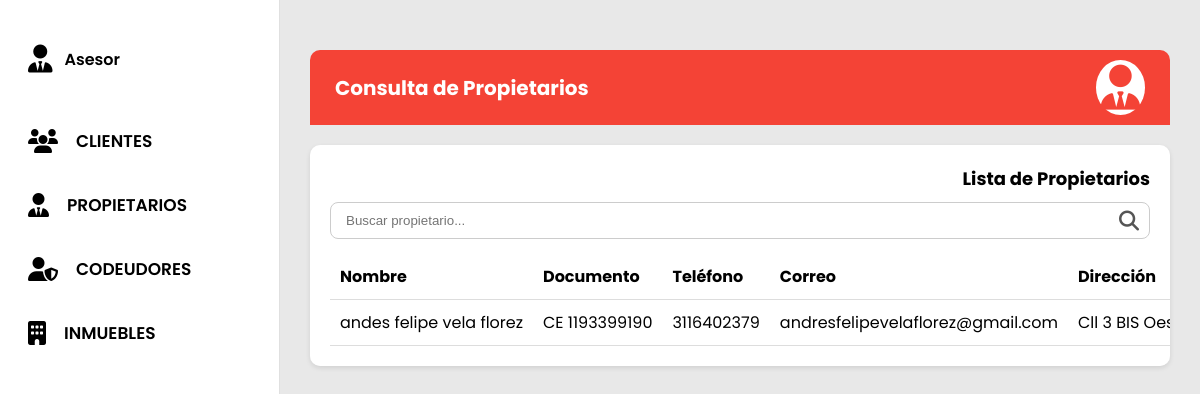
/View/advisor_propietarios.php, run on the app's committed database.
### tables this page shows
CREATE TABLE `BANK_ACCOUNT` (
    `accountId` int(11) NOT NULL AUTO_INCREMENT,
    `personId` int(11) NOT NULL,
    `accountIdentifier` varchar(50) DEFAULT NULL,
    `accountCategory` varchar(50) DEFAULT NULL COMMENT 'Savings, Checking, etc.',
    `financialInstitution` varchar(100) DEFAULT NULL,
    PRIMARY KEY (`accountId`),
    KEY `personId` (`personId`),
    CONSTRAINT `BANK_ACCOUNT_ibfk_1` FOREIGN KEY (`personId`) REFERENCES `PERSON` (`personId`)
);

CREATE TABLE `PERSON` (
    `personId` int(11) NOT NULL AUTO_INCREMENT,
    `personCategory` varchar(50) DEFAULT NULL COMMENT 'Owner, Tenant, Co-Debtor',
    `fullName` varchar(255) DEFAULT NULL,
    `documentCategory` varchar(10) DEFAULT NULL COMMENT 'ID, TI, CE, PAS, etc.',
    `documentIdentifier` varchar(50) DEFAULT NULL,
    `address` varchar(255) DEFAULT NULL,
    `phoneNumber` varchar(50) DEFAULT NULL,
    `phonePrefix` varchar(100) DEFAULT NULL COMMENT 'e.g. +57, +1, +34, etc.',
    `emailAddress` varchar(255) DEFAULT NULL,
    PRIMARY KEY (`personId`)
);

### Model/conexions.php (called while the page is built, shortened)
<?php
class Conexion {
    private $server = "localhost";
    private $user = "root";
    private $pass = "";
    private $db = "aphia_p";
    private $conexion;
    public function __construct() {
        $this->conexion = new mysqli($this->server, $this->user, $this->pass, $this->db);
    }
    public function conectar() {
        return $this->conexion;
    }
}
?>

### Model/propietariosModel.php (called while the page is built, shortened)
<?php
require_once __DIR__ . '/../Model/conexions.php';
class PropietarioModel {
    private $conn;
    public function __construct() {
        $database = new Conexion();
        $this->conn = $database->conectar();
    }
    public function obtenerTodos() {
        $sql = "SELECT p.*, b.accountIdentifier, b.accountCategory, b.financialInstitution
                FROM PERSON p
                LEFT JOIN BANK_ACCOUNT b ON p.personId = b.personId
                WHERE p.personCategory = 'Owner'
                ORDER BY p.fullName ASC";
        $result = $this->conn->query($sql);
        return $result->fetch_all(MYSQLI_ASSOC);
    }
}
?>

### Controller/AdvisorPropietarioController.php (called while the page is built)
<?php
require_once __DIR__ . '/../Model/propietariosModel.php';
class AdvisorPropietarioController {
    private $model;
    public function __construct() {
        $this->model = new PropietarioModel();
    }
    public function listar() {
        return $this->model->obtenerTodos();
    }
}

### View/advisor_propietarios.php (the view, shortened to what this page needs)
<?php
require_once __DIR__ . '/../Controller/AdvisorPropietarioController.php';
$controller = new AdvisorPropietarioController();
$propietarios = $controller->listar();
?>
<!DOCTYPE html>
<html lang="es">
<head>
  <link rel="stylesheet" href="Styles/style_administrator_dashboard.css">
  <link rel="stylesheet" href="Styles/registro_cliente.css">
  <link rel="stylesheet" href="https://cdnjs.cloudflare.com/ajax/libs/font-awesome/6.5.0/css/all.min.css">
</head>
<body>
  <div class="container">
    <aside class="sidebar">
      <div class="user"><i class="fa-solid fa-user-tie"></i><span>Asesor</span></div>
      <nav class="menu">
        <a href="advisor_clientes.php"><i class="fas fa-users"></i><span>CLIENTES</span></a>
        <a href="#" class="activo"><i class="fas fa-user-tie"></i><span>PROPIETARIOS</span></a>
        <a href="advisor_codeudores.php"><i class="fas fa-user-shield"></i><span>CODEUDORES</span></a>
        <a href="advisor_inmuebles.php"><i class="fas fa-building"></i><span>INMUEBLES</span></a>
      </nav>
    </aside>
    <main class="main-content">
      <div class="contenedor">
        <div class="header">
          <div>Consulta de Propietarios</div>
          <div class="icono"><i class="fa-solid fa-user-tie"></i></div>
        </div>
        <div class="listado">
          <h2>Lista de Propietarios</h2>
          <div class="buscador">
            <input type="text" id="buscador-propietarios" placeholder="Buscar propietario...">
            <i class="fa-solid fa-magnifying-glass"></i>
          </div>
          <table>
            <thead>
              <tr>
                <th>Nombre</th>
                <th>Documento</th>
                <th>Teléfono</th>
                <th>Correo</th>
                <th>Dirección</th>
              </tr>
            </thead>
            <tbody>
              <?php if (!empty($propietarios)): ?>
                <?php foreach ($propietarios as $p): ?>
                  <tr>
                    <td><?= htmlspecialchars($p['fullName']) ?></td>
                    <td><?= htmlspecialchars($p['documentCategory']) . ' ' . htmlspecialchars($p['documentIdentifier']) ?></td>
                    <td><?= htmlspecialchars($p['phoneNumber']) ?></td>
                    <td><?= htmlspecialchars($p['emailAddress']) ?></td>
                    <td><?= htmlspecialchars($p['address']) ?></td>
                  </tr>
                <?php endforeach; ?>
              <?php else: ?>
                <tr>
                  <td colspan="8">No hay propietarios registrados</td>
                </tr>
              <?php endif; ?>
            </tbody>
          </table>
        </div>
      </div>
    </main>
  </div>
</body>
</html>

### View/Styles/style_administrator_dashboard.css (style rules this page uses)
* { margin: 0; padding: 0; box-sizing: border-box; }
body { font-family: "Poppins", Arial, sans-serif; height: 100vh; overflow: hidden; }
.container { display: flex; height: 100vh; width: 100%; }
.sidebar { width: 280px; background-color: #fff; display: flex; flex-direction: column; align-items: flex-start; padding: 45px 25px; border-right: 1px solid #e0e0e0; gap: 55px; flex-shrink: 0; }
.user { display: flex; align-items: center; gap: 12px; font-weight: 600; font-size: 16px; color: #000; padding-left: 3px; }
.user i { font-size: 28px; color: #000; }
.menu { display: flex; flex-direction: column; gap: 38px; width: 100%; }
.menu a { display: flex; align-items: center; gap: 18px; font-size: 17px; font-weight: 600; color: #000; text-decoration: none; transition: all 0.3s ease; padding-left: 3px; }
.menu a i { font-size: 24px; color: #000; z-index: 2; }
.main-content { flex: 1; position: relative; height: 100vh; overflow: hidden; background-color: #e8e8e8; display: flex; align-items: center; justify-content: center; }

### View/Styles/registro_cliente.css (style rules this page uses)
* { margin: 0; padding: 0; box-sizing: border-box; }
body { font-family: "Poppins", Arial, sans-serif; height: 100vh; overflow: hidden; background-color: #f44336; }
.container { display: flex; height: 100vh; width: 100%; }
.sidebar { width: 280px; background-color: #fff; display: flex; flex-direction: column; align-items: flex-start; padding: 45px 25px; border-right: 1px solid #e0e0e0; gap: 55px; flex-shrink: 0; }
.user { display: flex; align-items: center; gap: 12px; font-weight: 600; font-size: 16px; color: #000; padding-left: 3px; }
.user i { font-size: 28px; color: #000; }
.menu { display: flex; flex-direction: column; gap: 38px; width: 100%; }
.menu a { display: flex; align-items: center; gap: 18px; font-size: 17px; font-weight: 600; color: #000; text-decoration: none; transition: all 0.3s ease; padding-left: 3px; }
.menu a i { font-size: 24px; color: #000; z-index: 2; }
.main-content { flex: 1; position: relative; height: 100vh; overflow-y: auto; background-color: #e8e8e8; display: flex; align-items: flex-start; justify-content: center; padding: 30px 0; }
.contenedor { width: 100%; display: flex; flex-direction: column; align-items: stretch; padding: 20px 30px; box-sizing: border-box; }
.header { display: flex; justify-content: space-between; align-items: center; width: 100%; max-width: none; padding: 10px 25px; background-color: #f44336; color: #fff; font-weight: bold; font-size: 20px; border-radius: 10px 10px 0 0; }
.header .icono i { font-size: 45px; background: #fff; color: #f44336; border-radius: 50%; padding: 5px; }
.listado { background-color: #fff; width: 100%; max-width: none; margin-top: 20px; padding: 20px; border-radius: 10px; box-shadow: 0 2px 5px rgba(0, 0, 0, 0.1); overflow-x: auto; }
.listado h2 { text-align: right; font-size: 18px; margin: 0 0 10px 0; }
.buscador { display: flex; align-items: center; border: 1px solid #ccc; border-radius: 8px; padding: 5px 10px; margin-bottom: 15px; min-width: 250px; }
.buscador input { border: none; outline: none; flex: 1; padding: 5px; }
.buscador i { font-size: 20px; color: #555; }
.listado table { width: 100%; border-collapse: collapse; min-width: 600px; }
th, td { border-bottom: 1px solid #ddd; padding: 10px; text-align: left; white-space: nowrap; }
th { font-weight: bold; }

### data on the page
bank_account: personId.fullName "andes felipe vela florez", personId.documentCategory "CE", personId.documentIdentifier "1193399190", personId.phoneNumber "3116402379", personId.emailAddress "andresfelipevelaflorez@gmail.com", personId.address "Cll 3 BIS…"
